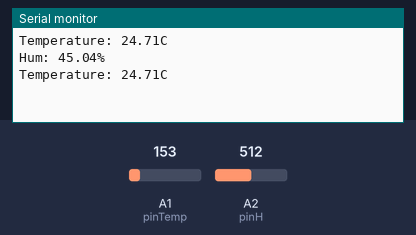
Bench run of a sketch on a simulated Arduino Uno, built with avr-gcc and run on an emulated ATmega328P. Shown: the last lines printed to the serial monitor. The test bench sets the inputs (shaded band); at power-on: A1 (pinTemp) = 153, A2 (pinH) = 512.

Above: at 2.8 s.
2.9 s: A1 (pinTemp) set to 165
At 3.8 s:
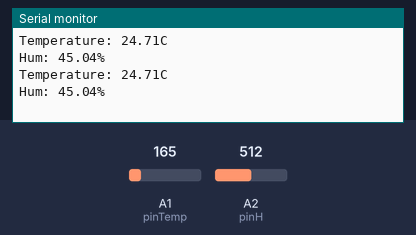
5.6 s: A2 (pinH) set to 716
At 6.4 s:
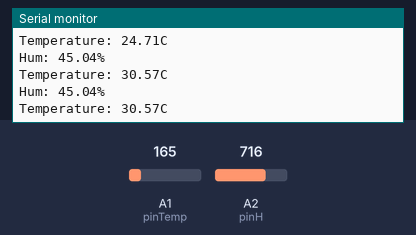
8.3 s: A1 (pinTemp) set to 175
At 9.8 s:
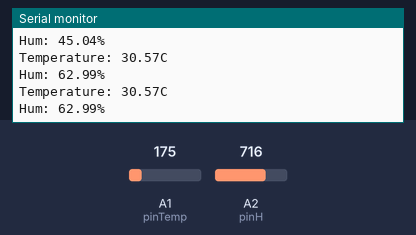
11.0 s: A2 (pinH) set to 900
At 11.5 s:
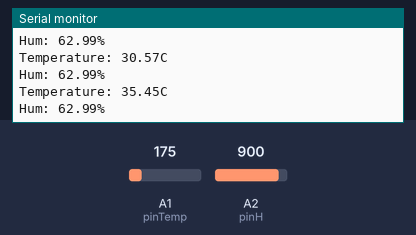
Timing chart, 0 to 14.0 s (numbered marks = the images above; inputs shaded):
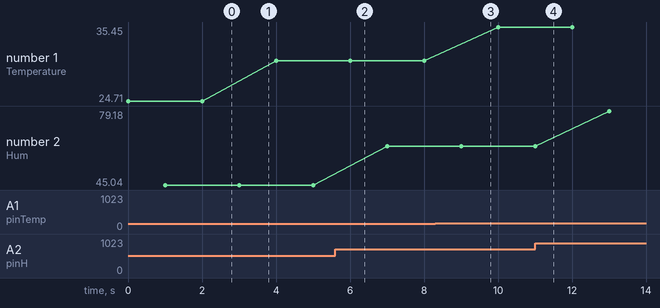

Measured:
- plotted number 1: 24.71 → 30.57 after the input at 2.9 s, 30.57 → 35.45 after the input at 8.3 s
- plotted number 2: 45.04 → 62.99 after the input at 5.6 s, 62.99 → 79.18 after the input at 11.0 s

The sketch:

biogas_code.ino
```cpp
int pinTemp = A1;   //This is where our Output data goes
int pinH = A2;

void setup() {
  Serial.begin(9600);
}
void loop() {
  int temp_reading = analogRead(pinTemp);
  int hum_reading = analogRead(pinH);   //Read the analog pin

  // Get the voltage by converting output into 0-5V scale
  float voltage_temp = (float)temp_reading * 5.0;
  voltage_temp /= 1024.0;

  // Convert voltage to degree Celsius including the 500mV offset adjustment
  float temperatureC = (voltage_temp - 0.5) * 100;

  // Calculate humidity from voltage * multiplier
  float humidity = hum_reading * 0.0879765395894428;

  //print the temperature status
  Serial.print("Temperature: ");
  Serial.print(temperatureC);
  Serial.println("C");
  delay(1000);

  Serial.print("Hum: ");
  Serial.print(humidity);
  Serial.println("%");  //print the temperature status
  delay(1000);
}
```
